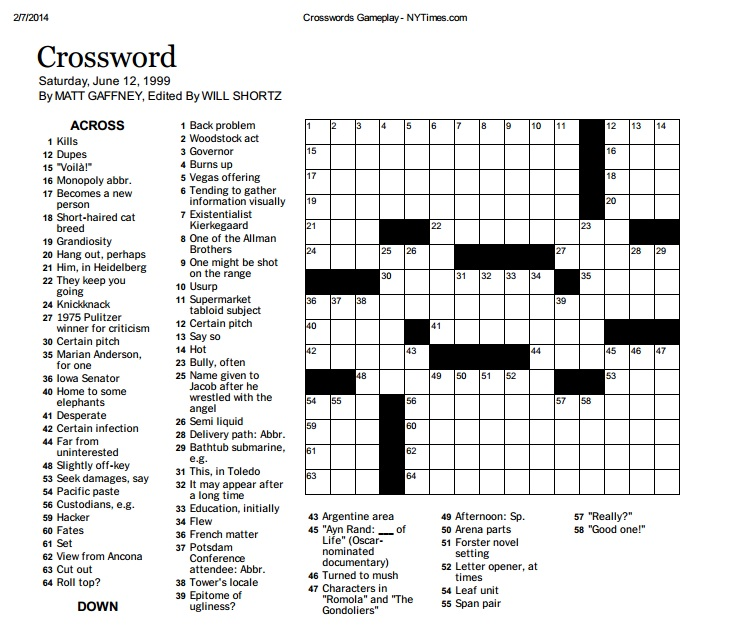
#> input picture canvas/screen.jpg, 739 x 631 px
$ python find_grid.py ../canvas/screen.jpg 100 100 5   (Python 2 division)   (older library calls are emulated)
#> lines starting #> are read from the running program, lines starting #| are printed output that depends on the picture; after the words box and inside, x2 and y2 are one past the last pixel; in counts of white or black regions, pixels touching at a corner belong together
# Example Usage:
#  python find_grid.py puzzles/basic.jpg 21 21 0
#  python find_grid.py puzzles/cross.jpg 13 13 0
#  python find_grid.py puzzles/e2.jpg 15 15 1
#  python find_grid.py puzzles/ez.jpg 21 21 1
#  python find_grid.py puzzles/ezpaper.jpg 13 13 1
#  python find_grid.py puzzles/filledin.jpg 21 21 1
#  python find_grid.py puzzles/newspaper.jpg 13 13 0
#  python find_grid.py puzzles/nyt.png 21 21 0
#  python find_grid.py puzzles/paper.jpg 15 15 0
#  python find_grid.py puzzles/sting.png 15 15 0
#  python find_grid.py puzzles/stretch.jpg 15 15 0
#  python find_grid.py puzzles/strez.jpg 15 15 1
#  python find_grid.py puzzles/yellow.jpg 18 18 0

import cv2
import numpy as np
import math
import sys

img_path = sys.argv[1] # first parameter is image path
width_squares = int(sys.argv[2]) # second parameter is number of squares wide the puzzle is
height_squares = int(sys.argv[3]) # third parameter is the number of squares tall the puzzle is
full_screen = int(sys.argv[4]) # fourth parameter is 1 if the puzzle takes up at least 80% of the screen, and 0 otherwise

img = cv2.imread(img_path)
#> img is the input picture: shape (631, 739, 3); mean B, G, R 226.6, 226.9, 226.7
gray = cv2.cvtColor(img,cv2.COLOR_BGR2GRAY)
gaussian = cv2.GaussianBlur(gray,(3,3),0)
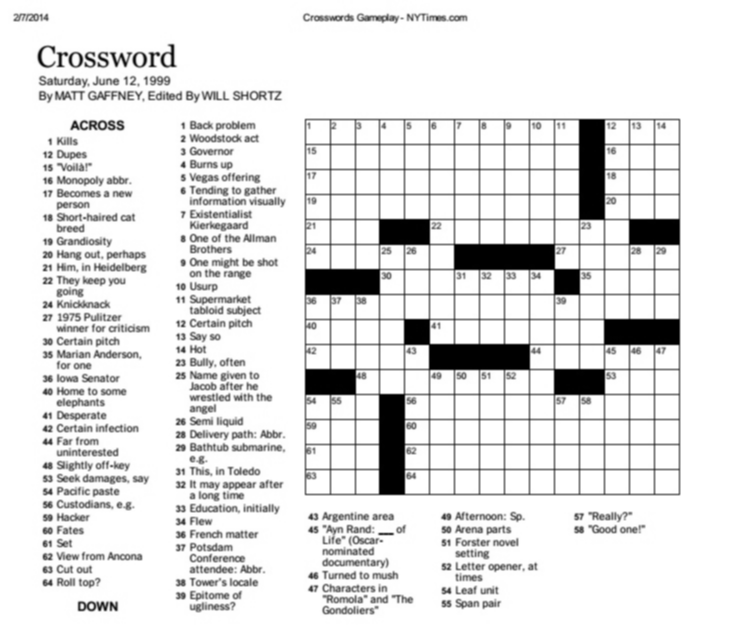
#> gaussian: shape (631, 739); min 0, max 255, mean 226.9
thresh_adaptive = cv2.adaptiveThreshold(gaussian,255,0,1,9,4)
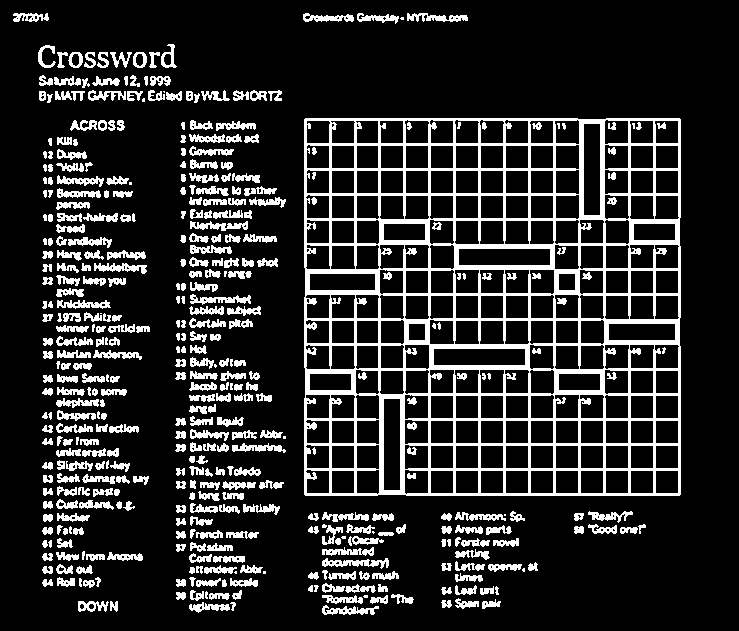
#> thresh_adaptive: shape (631, 739); 16.4% white; 440 white regions (28 under 20 px)
contours_adaptive, hierarchy = cv2.findContours(thresh_adaptive, cv2.RETR_TREE, cv2.CHAIN_APPROX_SIMPLE)
#> contours_adaptive = 972 contours, 393 with area under 20; largest, box (x1, y1, x2, y2) and area: (304, 118, 681, 496) 141579, (383, 398, 401, 491) 1562, (433, 348, 526, 366) 1562, (458, 248, 551, 266) 1562, (583, 123, 601, 216) 1562

done = False


area = gray.size
#> area = 466309
max_area = area/8
#> max_area = 58288
for i in contours_adaptive:
    if cv2.contourArea(i)> max_area and (full_screen == 1 or cv2.contourArea(i) < area*.8):
        max_area = cv2.contourArea(i)
        peri = cv2.arcLength(i,True)
        approx = cv2.approxPolyDP(i,0.02*peri,True)
        if len(approx) == 4:
            done = True
            max_cnt = i
            max_approx = approx
#> this loop made 972 passes
#> (max_area, peri, done, max_approx) on pass 637: (141579, 1508.6, True, [[305, 118], [304, 494], [679, 495], [680, 119]])
#> i on passes 7, 14, 53: [[223, 606], [224, 605], [225, 606], [224, 607]], [[446, 604], [447, 603], [448, 604], [447, 605]], [[179, 582], [180, 581], [181, 582], [180, 583]]
#> after the loop, done = True; max_area = 141579; max_cnt = contour of 32 points, box (x1, y1, x2, y2) (304, 118, 681, 496), area 141579; peri = 1508.6
            # cv2.drawContours(img,[approx],0,(0,255,0),2,cv2.CV_AA)

ret, thresh = cv2.threshold(gray,160,255,cv2.THRESH_BINARY_INV)
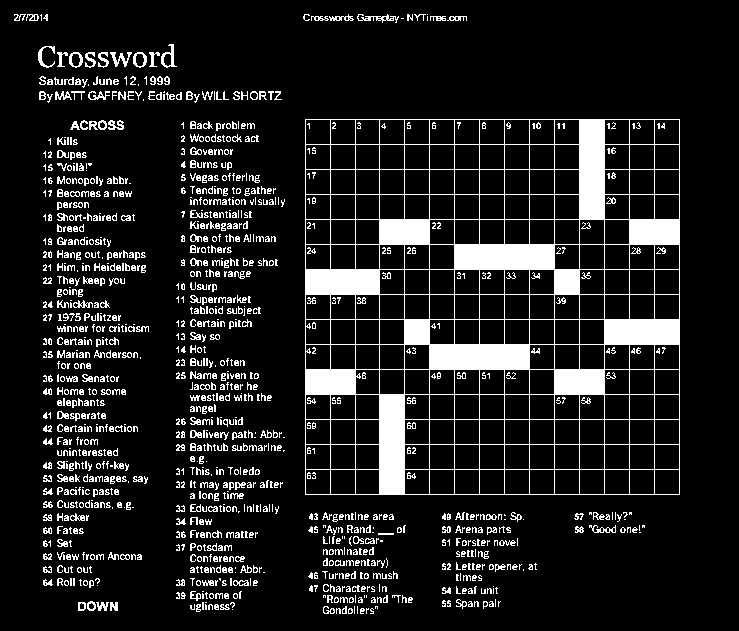
#> thresh: shape (631, 739); 12.1% white; 1248 white regions (663 under 20 px), largest, box (x1, y1, x2, y2) and area: (305, 119, 680, 495) 30210, (357, 14, 399, 23) 145, (161, 44, 177, 68) 142
thresh2 = cv2.bitwise_not(thresh)
#> thresh2: shape (631, 739); 87.9% white; 1248 black regions (663 under 20 px)


contours, hierarchy = cv2.findContours(thresh, cv2.RETR_TREE, cv2.CHAIN_APPROX_SIMPLE)
#> contours = 2206 contours, 1794 with area under 20; largest, box (x1, y1, x2, y2) and area: (305, 119, 680, 495) 140250, (654, 469, 680, 495) 623, (629, 469, 655, 495) 623, (604, 469, 630, 495) 623, (579, 469, 605, 495) 623
for i in contours:
    if cv2.contourArea(i)> max_area and (full_screen == 1 or cv2.contourArea(i) < area*.8):
        max_area = cv2.contourArea(i)
        peri = cv2.arcLength(i,True)
        approx = cv2.approxPolyDP(i,0.02*peri,True)
        if len(approx) == 4:
            done = True
            max_cnt = i
            max_approx = approx
#> this loop made 2206 passes
#> i on passes 1, 5, 10: [[232, 609]], [[361, 609], [362, 608], [363, 609], [362, 610]], [[357, 606], [357, 613]]
#> after the loop, done = True; max_area = 141579; peri = 1508.6
            # cv2.drawContours(img,[approx],0,(0,255,0),2,cv2.CV_AA)


# cut the crossword region, and resize it to a standard size with 10px x 10px blocks
x,y,w,h = cv2.boundingRect(max_approx)
#> x = 304; y = 118; w = 377; h = 378
print x,y,w,h
#| 304 118 377 378
cross_rect = thresh2[y:y+h, x:x+w]
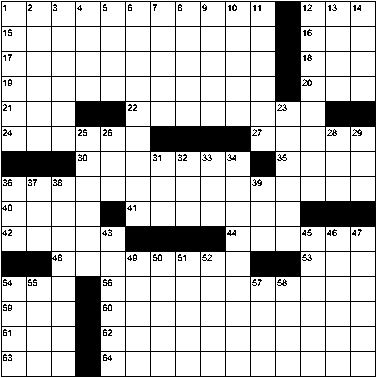
#> cross_rect: shape (378, 377); 77.5% white; 96 black regions (70 under 20 px), largest, box (x1, y1, x2, y2) and area: (1, 1, 376, 377) 30210, (103, 279, 112, 286) 38, (103, 304, 112, 311) 38
cross_rect = cv2.resize(cross_rect,(width_squares*10,height_squares*10))
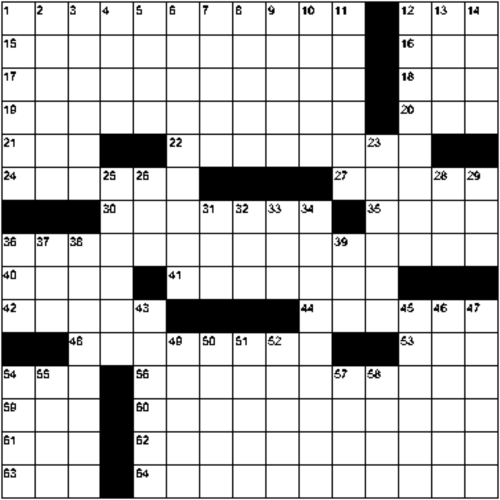
#> cross_rect: shape (1000, 1000) (shown at 1/2 size); min 0, max 255, mean 197.7
# print width_squares

# cv2.imwrite('puzzles/out1.jpg',img)
# cv2.imwrite('puzzles/out2.jpg',cross_rect)

cross = np.zeros((width_squares,height_squares))

# select each box, if number of white pixels is more than 50, it is white box
for i in xrange(width_squares):
    for j in xrange(height_squares):
        box = cross_rect[i*10:(i+1)*10, j*10:(j+1)*10]
        if cv2.countNonZero(box) > 50:
            cross.itemset((i,j),1)
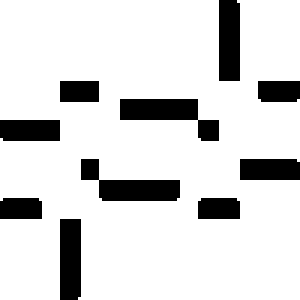
#> cross: shape (100, 100) float64 (shown 3 times larger); values 0 (black) and 1 (white), 85.1% white; 10 black regions, largest, box (x1, y1, x2, y2) and area: (40, 33, 73, 47) 230, (27, 53, 60, 67) 229, (73, 0, 80, 27) 188

print "", str(cross).replace("[","").replace("]","").replace(".","")
#|  1 1 1  1 1 1
#|  1 1 1  1 1 1
#|  1 1 1  1 1 1
#|  1 1 1  1 1 1
#|  1 1 1  1 1 1
#|  1 1 1  1 1 1


# [6 lines of commented-out code are left out]
